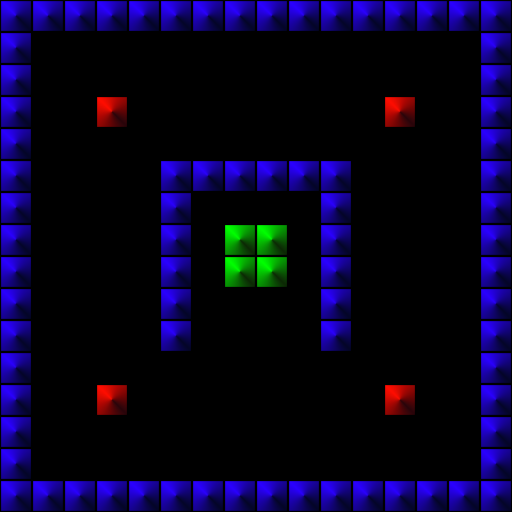

This is a level from a 2D game, rendered from its Tiled map with the project's own tilesets. A one-line summary and the complete map file follow:
An orthogonal 16x16 tile map with 32x32 px tiles, 1 tile layer (Tile Layer 1).

<map version="1.10" tiledversion="1.11.0" orientation="orthogonal" renderorder="right-down" width="16" height="16" tilewidth="32" tileheight="32" infinite="0" nextlayerid="2" nextobjectid="1">
 <tileset firstgid="1" source="../../tiles/orthogonal_1.tsx" />
 <layer id="1" name="Tile Layer 1" width="16" height="16">
  <data encoding="csv">
2,2,2,2,2,2,2,2,2,2,2,2,2,2,2,2,
2,0,0,0,0,0,0,0,0,0,0,0,0,0,0,2,
2,0,0,0,0,0,0,0,0,0,0,0,0,0,0,2,
2,0,0,4,0,0,0,0,0,0,0,0,4,0,0,2,
2,0,0,0,0,0,0,0,0,0,0,0,0,0,0,2,
2,0,0,0,0,2,2,2,2,2,2,0,0,0,0,2,
2,0,0,0,0,2,0,0,0,0,2,0,0,0,0,2,
2,0,0,0,0,2,0,6,6,0,2,0,0,0,0,2,
2,0,0,0,0,2,0,6,6,0,2,0,0,0,0,2,
2,0,0,0,0,2,0,0,0,0,2,0,0,0,0,2,
2,0,0,0,0,2,0,0,0,0,2,0,0,0,0,2,
2,0,0,0,0,0,0,0,0,0,0,0,0,0,0,2,
2,0,0,4,0,0,0,0,0,0,0,0,4,0,0,2,
2,0,0,0,0,0,0,0,0,0,0,0,0,0,0,2,
2,0,0,0,0,0,0,0,0,0,0,0,0,0,0,2,
2,2,2,2,2,2,2,2,2,2,2,2,2,2,2,2
</data>
 </layer>
</map>
